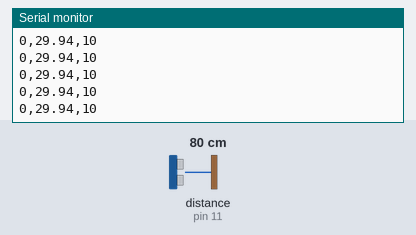
The sketch below on a simulated Arduino Uno, built with avr-gcc and run on an emulated ATmega328P. On the bench: the last lines printed to the serial monitor. Wiring (inferred from the names in the program): ultrasonic range finder: trigger pin 12; echo pin 11. The inputs (shaded band) are chosen by the test bench; at power-on: distance to the obstacle (sensor on pin 11) 80 cm. The echo pulse lasts 58.3 µs per cm.

Above: at 1.2 s.
1.3 s: distance to the obstacle (sensor on pin 11) set to 4 cm
At 1.8 s:
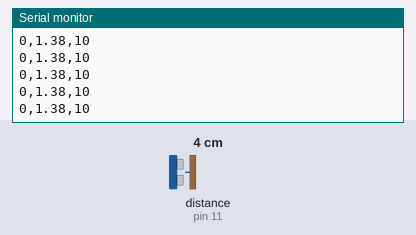
4.3 s: distance to the obstacle (sensor on pin 11) set to 2 cm
At 5.0 s:
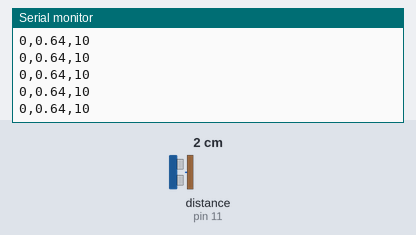
Timing chart, 0 to 7.3 s (numbered marks = the images above; inputs shaded):
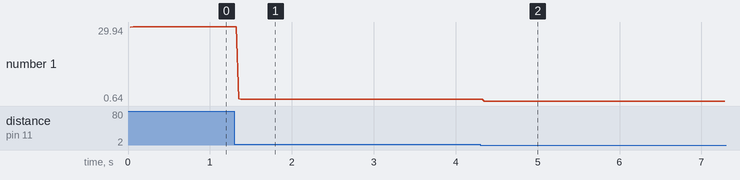

The sketch:

Lesson_56_-_Graphing_Using_the_Serial_Plotter.ino
```cpp
//We are learning how to Use the Serial Plotter
//Our data is coming from the lesson 55 supersonic lesson
//Declaring Variables
int TRIGGER_PIN = 12;
int ECHO_PIN = 11;
int DELAY_MICRO = 10;
int DELAY = 25;

float PING_TRAVEL_TIME;
float DISTANCE;
float OBJECT_DISTANCE;


void setup() {
  //Starting Serial Monitor
  Serial.begin(9600);

  //Starting Pins
  pinMode(TRIGGER_PIN, OUTPUT);
  pinMode(ECHO_PIN, INPUT);
}


void loop() {
  //Sending out a pulse
  //We need to send the trigger pin low, high, low with a tiny bit of delay
  digitalWrite(TRIGGER_PIN, LOW);
  delayMicroseconds(DELAY_MICRO);
  digitalWrite(TRIGGER_PIN, HIGH);
  delayMicroseconds(DELAY);
  digitalWrite(TRIGGER_PIN, LOW);
  delayMicroseconds(DELAY_MICRO);

  //Getting Value of Ping Travel Time
  PING_TRAVEL_TIME = pulseIn(ECHO_PIN, HIGH);
  delay(DELAY);

  //Calculating Distance
  //We are only measuring the distance between the sensor and the object
  //The equation is the same equation we made in lesson 54 where we used the half distance the wave travelled
  //and measured how long it took for the ping to back and forth between the object
  DISTANCE = 0.00643 * (PING_TRAVEL_TIME);

  //Printing Values on Serial Plotter
  //We have to autoscale between two desired points
  //I want to scale my graph to show between 0inch and and 10inch
  Serial.print(0);
  //We need a seperator
  Serial.print(",");
  //We Now we can print the data
  Serial.print(DISTANCE);
  //Serperator
  Serial.print(",");
  //Scale between 0inch and 10inch
  Serial.println(10);
}
```

Measured:
- after the input at 1.3 s, the serial monitor: prints a new line after 0.05 s (image 1)
- after the input at 4.3 s, the serial monitor: prints a new line after 0.05 s (image 2)
- plotted number 1: 29.94 → 1.38 after the input at 1.3 s, 1.38 → 0.64 after the input at 4.3 s
